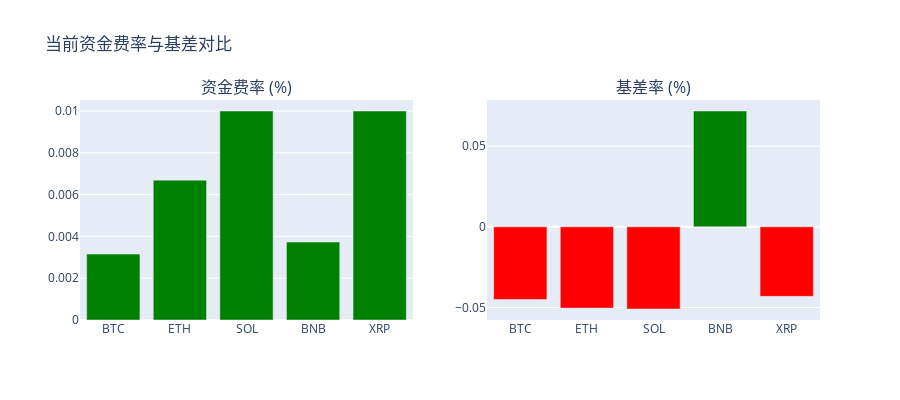

This figure's notebook cell:
### Markdown cell above
## 10. 当前资金费率与基差汇总

### Code cell
# 可视化当前资金费率和基差
if not df_current.empty:
    fig = make_subplots(
        rows=1, cols=2,
        subplot_titles=('资金费率 (%)', '基差率 (%)'),
        specs=[[{'type': 'bar'}, {'type': 'bar'}]]
    )

    symbols_short = [s.replace('/USDT:USDT', '') for s in df_current['symbol']]

    # 资金费率
    colors_funding = ['green' if x > 0 else 'red' for x in df_current['funding_rate']]
    fig.add_trace(
        go.Bar(x=symbols_short, y=df_current['funding_rate'], marker_color=colors_funding, name='资金费率'),
        row=1, col=1
    )

    # 基差率
    colors_basis = ['green' if x > 0 else 'red' for x in df_current['basis_rate']]
    fig.add_trace(
        go.Bar(x=symbols_short, y=df_current['basis_rate'], marker_color=colors_basis, name='基差率'),
        row=1, col=2
    )

    fig.update_layout(height=400, title='当前资金费率与基差对比', showlegend=False)
    fig.show()

### Figure 1 — Plotly figure (JSON) as saved in the notebook; plotly's stock layout.template omitted (floating-point values rounded to 4 significant figures)
{"data": [{"marker": {"color": ["green", "green", "green", "green", "green"]}, "name": "资金费率", "type": "bar", "x": ["BTC", "ETH", "SOL", "BNB", "XRP"], "xaxis": "x", "y": [0.003152, 0.006692, 0.01, 0.00373, 0.01], "yaxis": "y"}, {"marker": {"color": ["red", "red", "red", "green", "red"]}, "name": "基差率", "type": "bar", "x": ["BTC", "ETH", "SOL", "BNB", "XRP"], "xaxis": "x2", "y": [-0.04503, -0.05035, -0.05091, 0.0718, -0.04307], "yaxis": "y2"}], "layout": {"annotations": [{"font": {"size": 16}, "showarrow": false, "text": "资金费率 (%)", "x": 0.225, "xanchor": "center", "xref": "paper", "y": 1, "yanchor": "bottom", "yref": "paper"}, {"font": {"size": 16}, "showarrow": false, "text": "基差率 (%)", "x": 0.775, "xanchor": "center", "xref": "paper", "y": 1, "yanchor": "bottom", "yref": "paper"}], "height": 400, "showlegend": false, "title": {"text": "当前资金费率与基差对比"}, "xaxis": {"anchor": "y", "domain": [0, 0.45]}, "xaxis2": {"anchor": "y2", "domain": [0.55, 1]}, "yaxis": {"anchor": "x", "domain": [0, 1]}, "yaxis2": {"anchor": "x2", "domain": [0, 1]}}}
